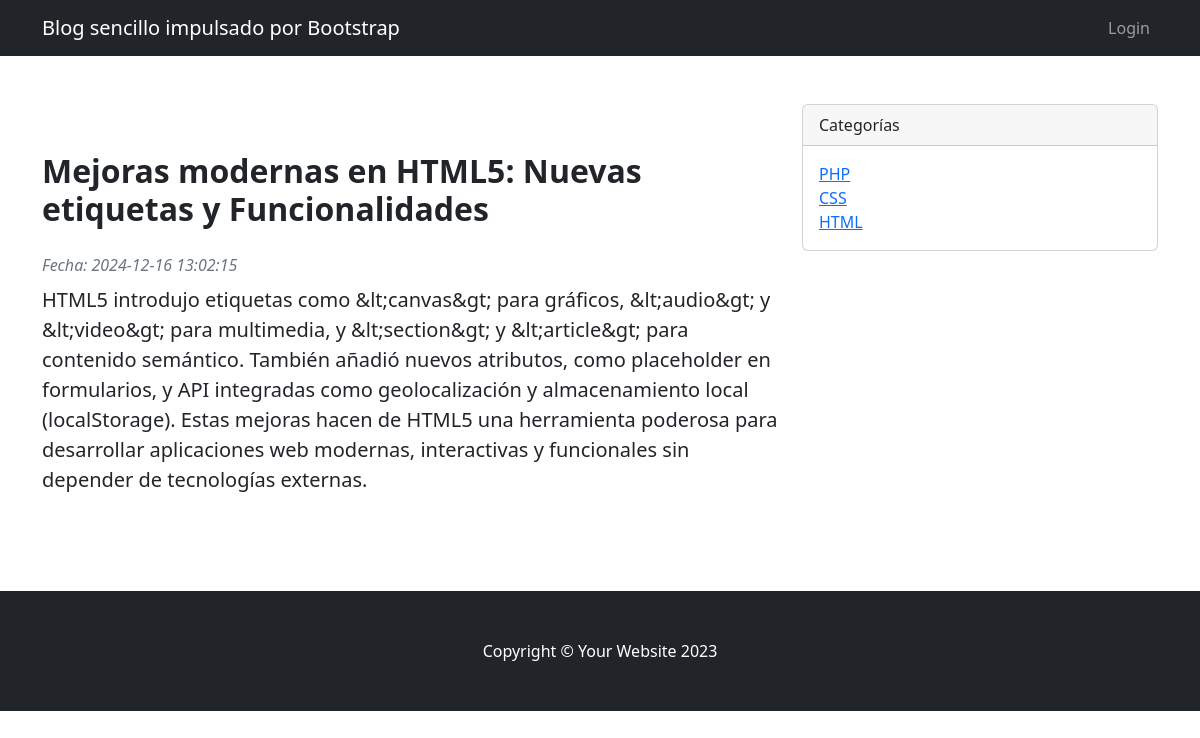
Page /post.php?id_entrada=30 on the committed database.
### tables this page shows
CREATE TABLE IF NOT EXISTS `entrada` (
  `id_entrada` int NOT NULL AUTO_INCREMENT,
  `id_usuario` int NOT NULL,
  `titulo_entrada` varchar(100) NOT NULL,
  `contenido_entrada` text NOT NULL,
  `fecha_publicacion_entrada` datetime NOT NULL DEFAULT CURRENT_TIMESTAMP,
  PRIMARY KEY (`id_entrada`),
  KEY `fk_usuario_entrada` (`id_usuario`)
);

CREATE TABLE IF NOT EXISTS `categoria` (
  `id_categoria` int NOT NULL AUTO_INCREMENT,
  `nombre_categoria` varchar(50) NOT NULL,
  `descripcion_categoria` varchar(150) NOT NULL,
  PRIMARY KEY (`id_categoria`)
);

### post.php (the view, shortened to what this page needs)
<?php
include('includes/header.php');
$id_entrada = $_GET['id_entrada'];
$sql = "SELECT * FROM entrada WHERE id_entrada = :id_entrada";
$resultado = $conn->prepare($sql);
$resultado->bindParam(':id_entrada', $id_entrada, PDO::PARAM_INT);
$resultado->execute();
$entradas = $resultado->fetchAll(PDO::FETCH_ASSOC);
$entrada = $entradas[0];
?>
<div class="container mt-5 mb-5">
    <div class="row">
        <div class="col-lg-8">
            <article>
                <header class="mb-4">
                    <h2 class="fw-bolder mb-1 mt-5"><?php echo htmlspecialchars($entrada['titulo_entrada']); ?></h2>
                </header>
                <div class="text-muted fst-italic mb-2">Fecha: <?php echo htmlspecialchars($entrada['fecha_publicacion_entrada']); ?></div>
                <section class="mb-5">
                    <p class="fs-5 mb-4"><?php echo htmlspecialchars($entrada['contenido_entrada']); ?></p>
                </section>
            </article>
        </div>
        <?php include('includes/aside.php'); ?>
    </div>
</div>
<?php include('includes/footer.php') ?>
</body>
</html>

### includes/aside.php (shortened to what this page needs)
<?php
$sql = "SELECT nombre_categoria, id_categoria FROM categoria";
$resultado = $conn->query($sql);
$categorias = $resultado->fetchAll(PDO::FETCH_ASSOC);
?>
<div class="col-lg-4">
    <div class="card mb-4">
        <div class="card-header">Categorías</div>
        <div class="card-body">
            <div class="row">
                <div class="col-sm-6">
                    <?php foreach ($categorias as $categoria): ?>
                        <ul class="list-unstyled mb-0">
                            <li>
                                <a href="categoria.php?id_categoria=<?php echo $categoria['id_categoria'] ?>">
                                    <?php echo htmlspecialchars($categoria['nombre_categoria']); ?>
                                </a>
                            </li>
                        </ul>
                    <?php endforeach; ?>
                </div>
            </div>
        </div>
    </div>
</div>

### rows in the picture
entrada: titulo_entrada "Mejoras modernas en HTML5: Nuevas etiquetas y Funcionalidades", fecha_publicacion_entrada "2024-12-16 13:02:15", contenido_entrada "HTML5 introdujo etiquetas como &lt;canvas&gt; para gráficos, &lt;audio&gt; y &lt;video&gt; para multimedia, y &lt;section&gt; y &lt;article&gt; para contenido semántico. También añadió nuevos atributos, como placeholder en formularios, y API integradas como geolocalización y almacenamiento local (localStorage). Estas mejoras hacen de HTML5 una herramienta poderosa para desarrollar aplicaciones web modernas, interactivas y funcionales sin depender de tecnologías externas."
categoria: nombre_categoria "PHP"
categoria: nombre_categoria "CSS"
categoria: nombre_categoria "HTML"
